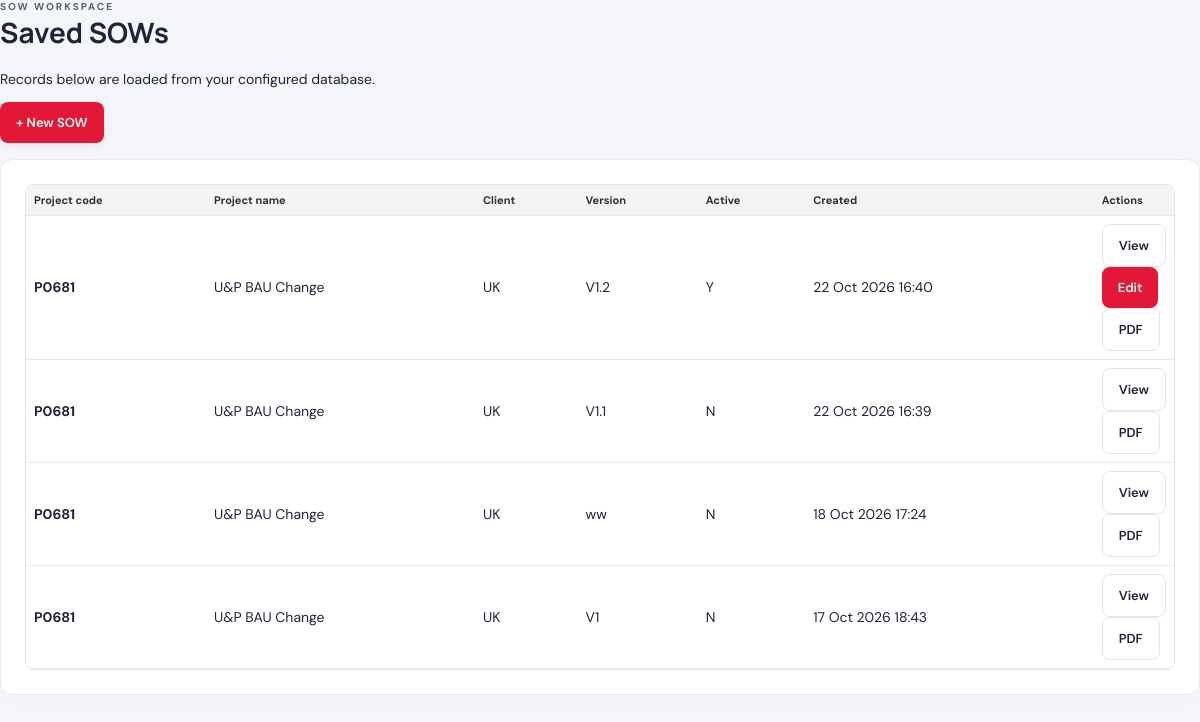
Page /sows on the earlier database version.
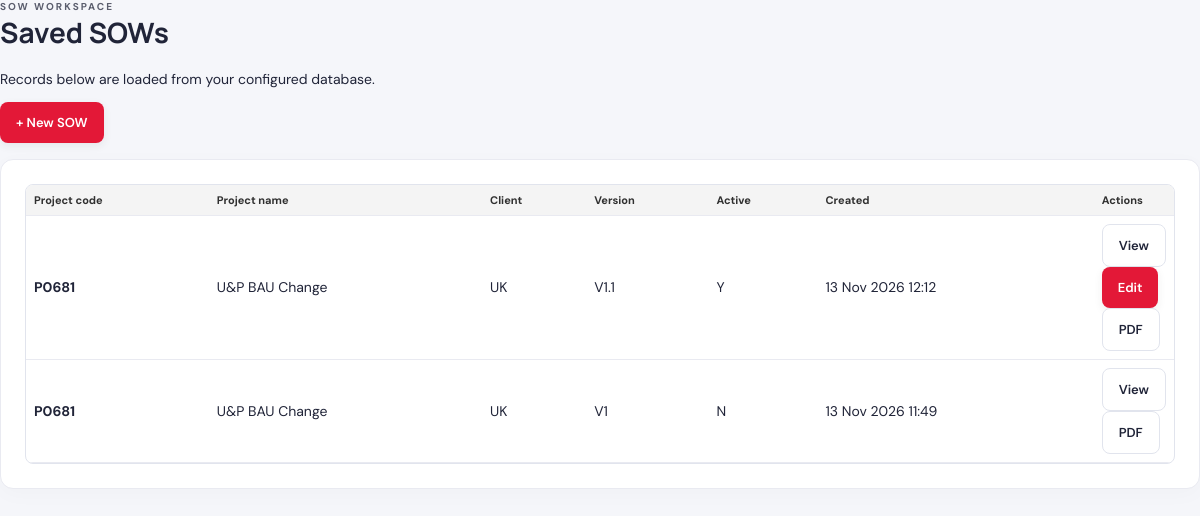
Same page on the later database version.
### app.py (models this page shows, shortened)
class SowProject(db.Model):
    __tablename__ = "sow_projects"
    id = db.Column(db.Integer, primary_key=True)
    project_code = db.Column(db.String(30), nullable=False, index=True)
    project_name = db.Column(db.String(100), nullable=False)
    project_team = db.Column(db.String(100))
    project_type = db.Column(db.String(100))
    start_date = db.Column(db.Date)
    end_date = db.Column(db.Date)
    fte_count = db.Column(db.Numeric(8, 2))
    region = db.Column(db.String(100))
    client_name = db.Column(db.String(150))
    business_lead = db.Column(db.String(150))
    business_lead_designation = db.Column(db.String(150))
    business_lead_email = db.Column(db.String(255))
    billing_model = db.Column(db.String(100))
    change_effective_date = db.Column(db.Date)
    already_agreed_fte = db.Column(db.String(10))
    project_cost_inr = db.Column(db.Numeric(14, 2))
    billing_currency = db.Column(db.String(10))
    fx_rate = db.Column(db.Numeric(12, 4))
    project_cost_fx = db.Column(db.Numeric(14, 2))
    travel_cost_inr = db.Column(db.Numeric(14, 2))
    travel_currency = db.Column(db.String(10))
    travel_fx_rate = db.Column(db.Numeric(12, 4))
    travel_cost_fx = db.Column(db.Numeric(14, 2))
    executive_summary = db.Column(db.Text)
    background = db.Column(db.Text)
    in_scope = db.Column(db.Text)
    out_of_scope = db.Column(db.Text)
    dependencies_risks = db.Column(db.Text)
    required_skills = db.Column(db.Text)
    software_required = db.Column(db.Text)
    other_notes = db.Column(db.Text)
    declarations = db.Column(db.Text)
    sow_version = db.Column(db.String(30), nullable=False, default="V1")
    active_flag = db.Column(db.String(1), nullable=False, default="Y", index=True)
    change_summary = db.Column(db.Text)
    milestones_json = db.Column(db.Text, nullable=False, default="[]")
    created_at = db.Column(db.DateTime, default=datetime.utcnow, nullable=False)
    resources = db.relationship(
        "SowResource", backref="project", cascade="all, delete-orphan",
        order_by="SowResource.sort_order"
    )

### app.py (the view)
@app.route("/sows")
def list_projects():
    projects = SowProject.query.order_by(SowProject.created_at.desc(), SowProject.id.desc()).all()
    return render_template("sows.html", projects=projects)

### app.py (called while the page is built)
@app.before_request
def initialize_database_schema():
    ensure_schema()

### templates/sows.html
<!doctype html>
<html lang="en"><head><meta charset="utf-8"><meta name="viewport" content="width=device-width, initial-scale=1"><title>Saved SOWs</title><link rel="stylesheet" href="{{ url_for('static', filename='style.css') }}"></head>
<body><div class="app-shell"><header class="app-header"><div><div class="eyebrow">SOW WORKSPACE</div><h1>Saved SOWs</h1><p>Records below are loaded from your configured database.</p></div><div class="header-actions"><a class="btn btn-primary" href="{{ url_for('index') }}">+ New SOW</a></div></header>
<main class="form-layout"><section class="panel"><div class="table-wrap"><table><thead><tr><th>Project code</th><th>Project name</th><th>Client</th><th>Version</th><th>Active</th><th>Created</th><th>Actions</th></tr></thead><tbody>
{% for p in projects %}<tr><td><strong>{{ p.project_code }}</strong></td><td>{{ p.project_name }}</td><td>{{ p.client_name or '—' }}</td><td>{{ p.sow_version or 'V1' }}</td><td>{{ 'Y' if p.active_flag == 'Y' else 'N' }}</td><td>{{ p.created_at.strftime('%d %b %Y %H:%M') if p.created_at else '—' }}</td><td><a class="btn btn-light" href="{{ url_for('print_project', project_id=p.id) }}">View</a> {% if p.active_flag == 'Y' %}<a class="btn btn-primary" href="{{ url_for('edit_project', project_id=p.id) }}">Edit</a>{% endif %} <a class="btn btn-light" href="{{ url_for('download_project_pdf', project_id=p.id) }}">PDF</a></td></tr>
{% else %}<tr><td colspan="7">No saved SOWs yet. Create a new SOW to get started.</td></tr>{% endfor %}</tbody></table></div></section></main></div></body></html>

### static/style.css (style rules this page uses)
:root { --ink:#202438;--muted:#70778b;--line:#e1e4ed;--bg:#f5f6fa;--purple:#35245e;--purple2:#5d47a1;--accent:#7763c5;--white:#fff }
* { box-sizing:border-box }
body { margin:0;background:var(--bg);color:var(--ink);font-family:'DM Sans',Arial,sans-serif;font-size:14px }
h1,h2,h3,p { margin-top:0 }
h1,h2,h3 { font-family:Manrope,Arial,sans-serif }
.eyebrow { font-size:10px;font-weight:700;letter-spacing:2px;opacity:.72 }
.btn { font:600 13px 'DM Sans',sans-serif;border:0;border-radius:8px;padding:12px 16px;cursor:pointer;text-decoration:none;display:inline-flex;align-items:center;justify-content:center;gap:8px }
.btn-primary { background:var(--purple2);color:white;box-shadow:0 3px 8px #35245e20 }
.btn-light { background:white;color:var(--ink);border:1px solid var(--line) }
.panel { background:white;border:1px solid #e9eaf1;border-radius:13px;padding:24px;margin:16px 0;box-shadow:0 5px 22px #27233b06 }
.table-wrap { width:100%;overflow-x:auto;border:1px solid var(--line);border-radius:8px }
table { width:100%;border-collapse:collapse }
th { background:#f2f0f8;color:#4b4267;font-size:11px;text-align:left;font-weight:700;white-space:nowrap }
th,td { padding:8px;border-bottom:1px solid #e9eaf1 }
td:last-child { width:35px }
body { background:var(--bg);color:var(--ink) }
.btn-primary { background:#e31837;box-shadow:0 3px 8px #30303014 }
th { background:#f4f4f4;color:#303030 }

Differences in the rows shown:
removed SowProject: project_code "P0681", project_name "U&P BAU Change", client_name "UK", sow_version "V1.2", active_flag "Y", created_at "22 Oct 2026 16:40"
removed SowProject: project_code "P0681", project_name "U&P BAU Change", client_name "UK", sow_version "V1.1", active_flag "N", created_at "22 Oct 2026 16:39"
changed SowProject: sow_version "ww" → "V1.1"; active_flag "N" → "Y"; created_at "18 Oct 2026 17:24" → "13 Nov 2026 12:12"; now shows "Edit"
changed SowProject: created_at "17 Oct 2026 18:43" → "13 Nov 2026 11:49"
